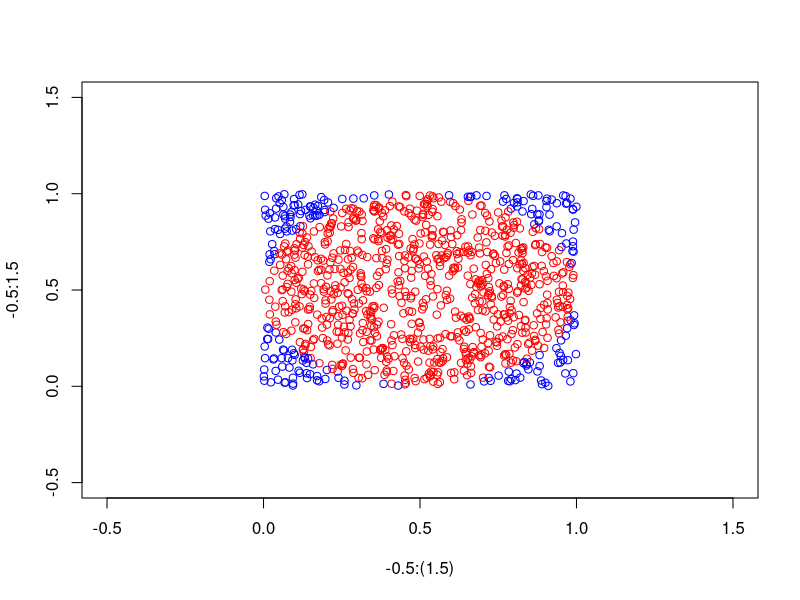
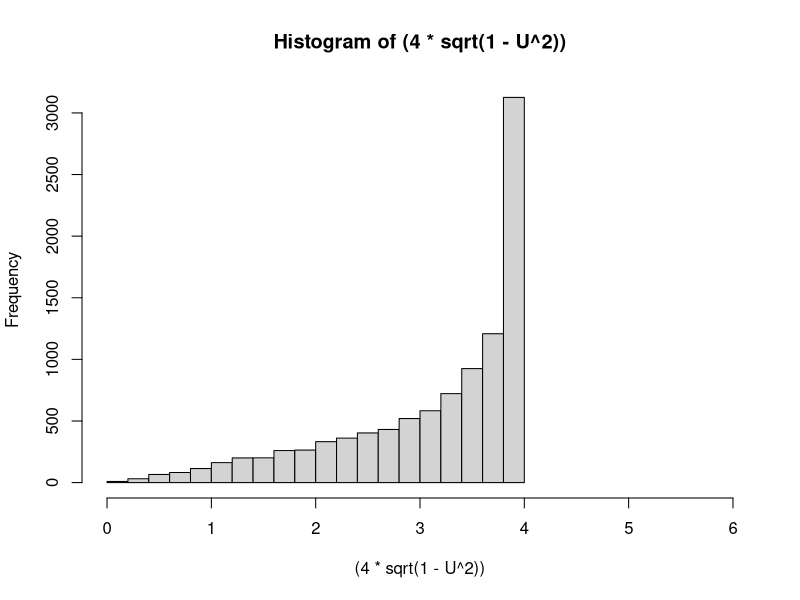
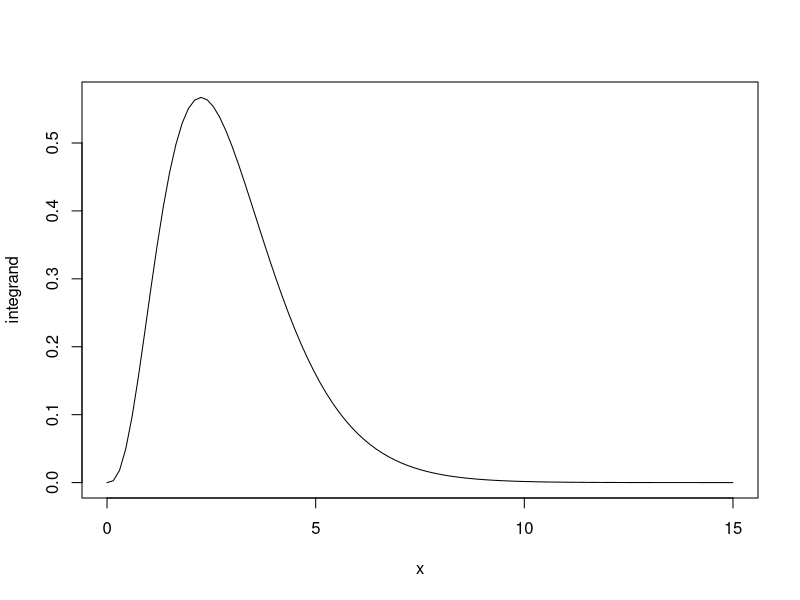
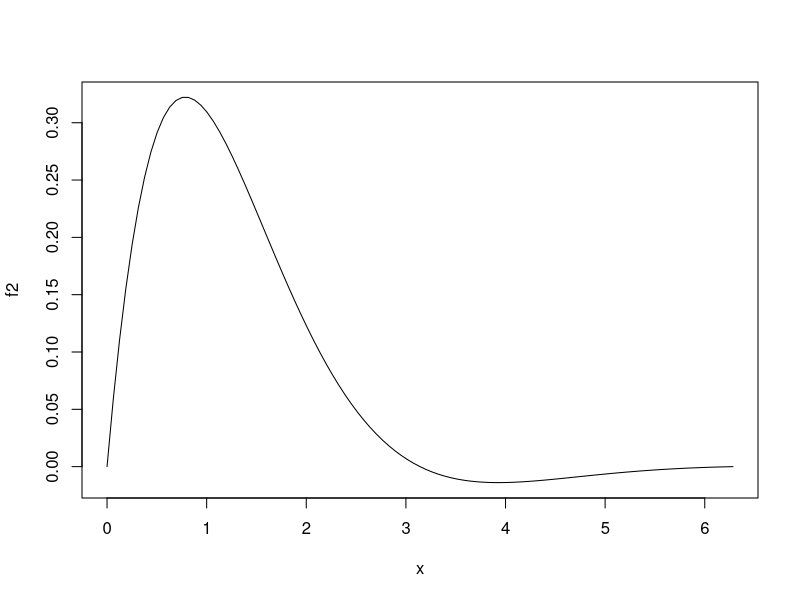
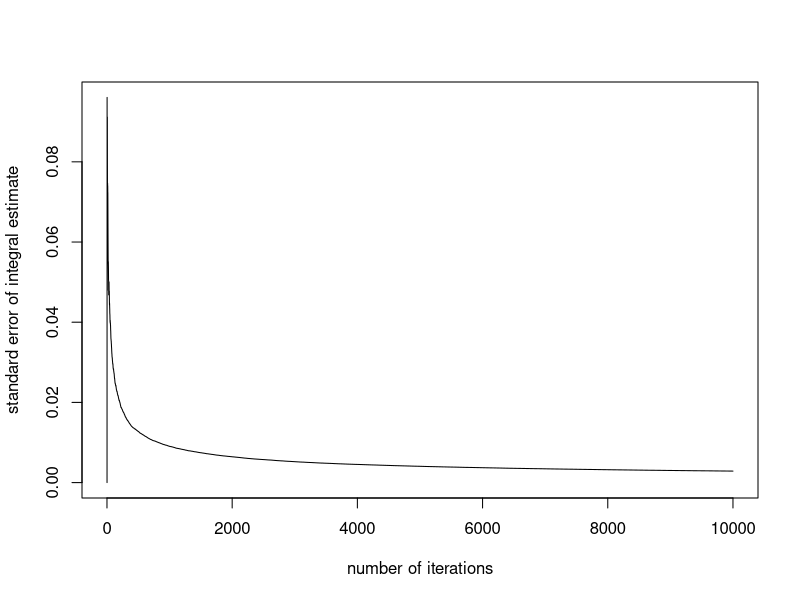
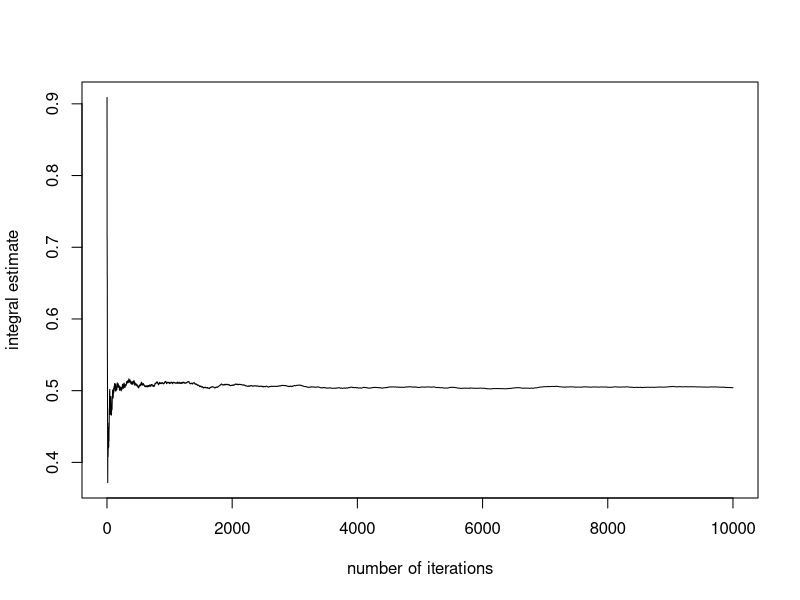
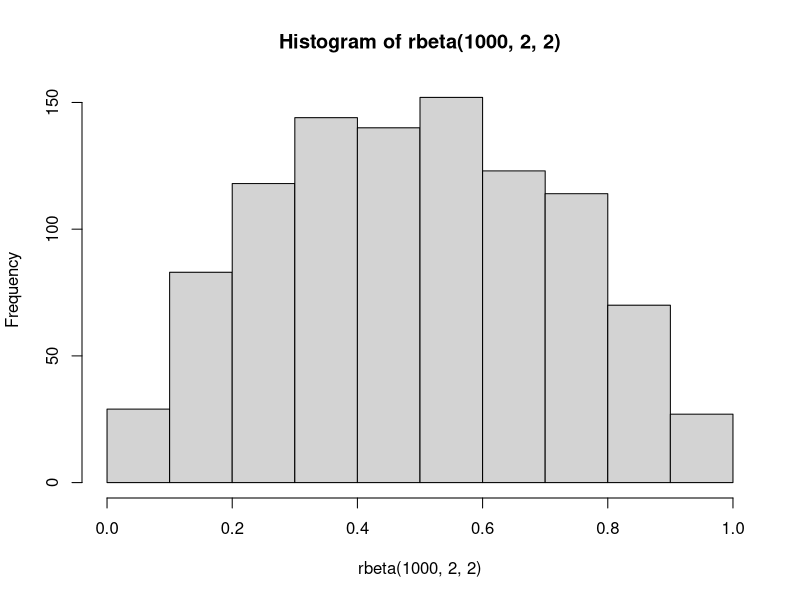
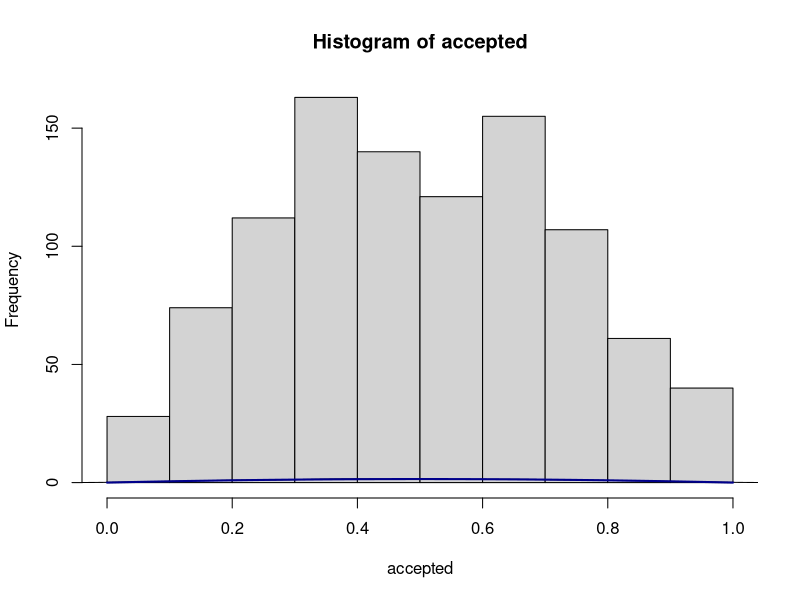

These charts were generated, in order, by the following R code:
options(scipen=999)

#1
r<-.5
n=1000
circle<-0

plot(-.5:(1.5), -.5:1.5, type = "n") 
for (i in 1:n) {
	xy<-c( runif(2,0,1) )
	if ((xy[1]-r)^2+(xy[2]-r)^2 < r^2) {circle<-circle + 1; 
		points(xy[1],xy[2],col="red")  } else {
		 points(xy[1],xy[2],col="blue") } }

4*(circle/1000) 

(circle/1000) * (1 -  (circle/1000)  ) / n




#2 

#example
U=runif(10000,0,1)
hist( (4*sqrt(1-U^2) )  , xlim=c(0,6))
sum( (4*sqrt(1-U^2) ) /10000 )




integrand <- function(x) {exp((-4*x)/3)*x^3 }
plot(integrand,xlim=c(0,15))
integrate(integrand  ,0, Inf )

n=10000
h<-rep(0,n)
for ( i in 1:n) {  U<-runif(1);	
h[i]<- exp((-4+4*U)/(3*U)) * ((1-U)/U)^3 * (1/U)^2;  }

barhn<-sum(h)/n;barhn

round(h,5)

sum( (h-barhn)^2 )/(n^2)

((4/3)^4)/gamma(4)


#3

f2<-function(y) {exp(-y) * sin(y) }

plot(f2,xlim=c(0,2*pi))
 integrate(f2,0,2*pi)

uj<-runif(10000)
ihat2<-cumsum(uj)/(1:10000)
serrhat2<-sqrt(cumsum((uj-ihat2)^2))/(1:10000)

plot(seq(1:10000),serrhat2,type="l",
	xlab="number of iterations",
	ylab="standard error of integral estimate",main=" ")


plot(seq(1:10000),ihat2,type="l",
	xlab="number of iterations",ylab="integral estimate",main=" ")


#5


#need while loop

accepted<-rep(NA,1000)
c=1

while (length(accepted) < 1001 ) {  y=runif(1) ;
  if( runif(1) <= (1/3)* y*(1-y)) { accepted[c]<-y;c<-c+1} else {next} }

hist(rbeta(1000,2,2))
hist(accepted)
lines(density(rbeta(1000,2,2)))    
    curve(dbeta(x, 2, 2), 
          col="darkblue", lwd=2, add=TRUE, yaxt="n")
